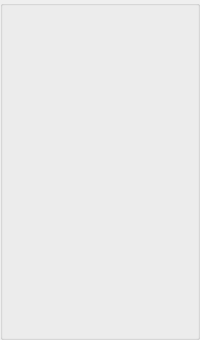
       <widget class="QWidget" name="scrollAreaWidgetContents">
        <property name="geometry">
         <rect>
          <x>0</x>
          <y>0</y>
          <width>200</width>
          <height>340</height>
         </rect>
        </property>
        <layout class="QVBoxLayout" name="verticalLayout_7">
         <property name="leftMargin">
          <number>0</number>
         </property>
         <property name="topMargin">
          <number>0</number>
         </property>
         <property name="rightMargin">
          <number>0</number>
         </property>
         <property name="bottomMargin">
          <number>0</number>
         </property>
         <item>
          <widget class="QGroupBox" name="itemSummary">
           <property name="flat">
            <bool>false</bool>
           </property>
           <layout class="QVBoxLayout">
            <item>
             <widget class="QLabel" name="summary">
              <property name="frameShape">
               <enum>QFrame::NoFrame</enum>
              </property>
              <property name="text">
               <string/>
              </property>
              <property name="wordWrap">
               <bool>true</bool>
              </property>
             </widget>
            </item>
            <item>
             <widget class="QLabel" name="frontImage">
              <property name="sizePolicy">
               <sizepolicy hsizetype="Fixed" vsizetype="Preferred">
                <horstretch>0</horstretch>
                <verstretch>0</verstretch>
               </sizepolicy>
              </property>
              <property name="text">
               <string/>
              </property>
              <property name="scaledContents">
               <bool>true</bool>
              </property>
             </widget>
            </item>
            <item>
             <widget class="QLabel" name="backImage">
              <property name="sizePolicy">
               <sizepolicy hsizetype="Fixed" vsizetype="Preferred">
                <horstretch>0</horstretch>
                <verstretch>0</verstretch>
               </sizepolicy>
              </property>
              <property name="text">
               <string/>
              </property>
              <property name="scaledContents">
               <bool>true</bool>
              </property>
             </widget>
            </item>
            <item>
             <spacer>
              <property name="orientation">
               <enum>Qt::Vertical</enum>
              </property>
              <property name="sizeHint" stdset="0">
               <size>
                <width>20</width>
                <height>47</height>
               </size>
              </property>
             </spacer>
            </item>
           </layout>
          </widget>
         </item>
        </layout>
       </widget>
